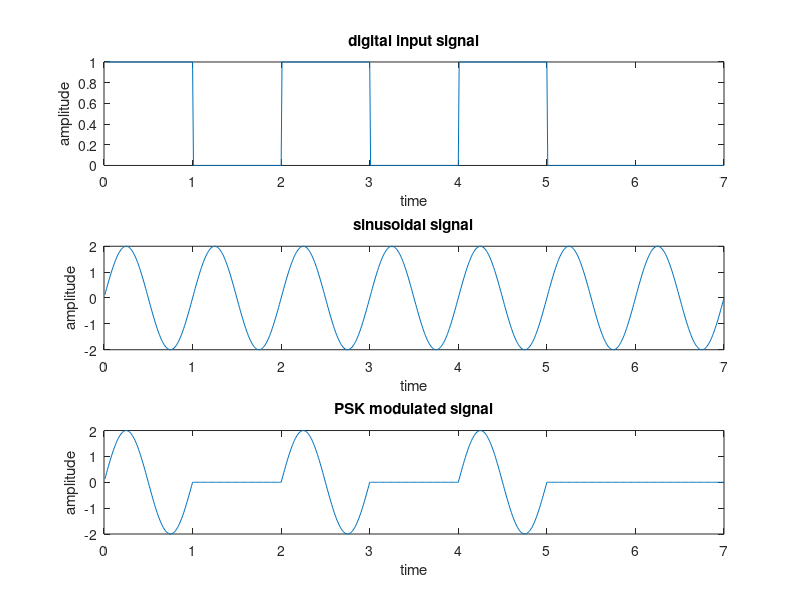
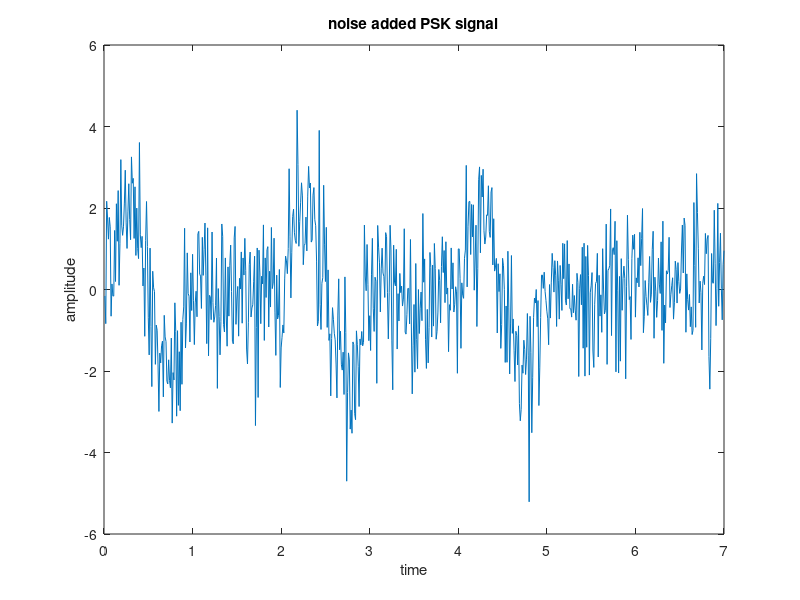
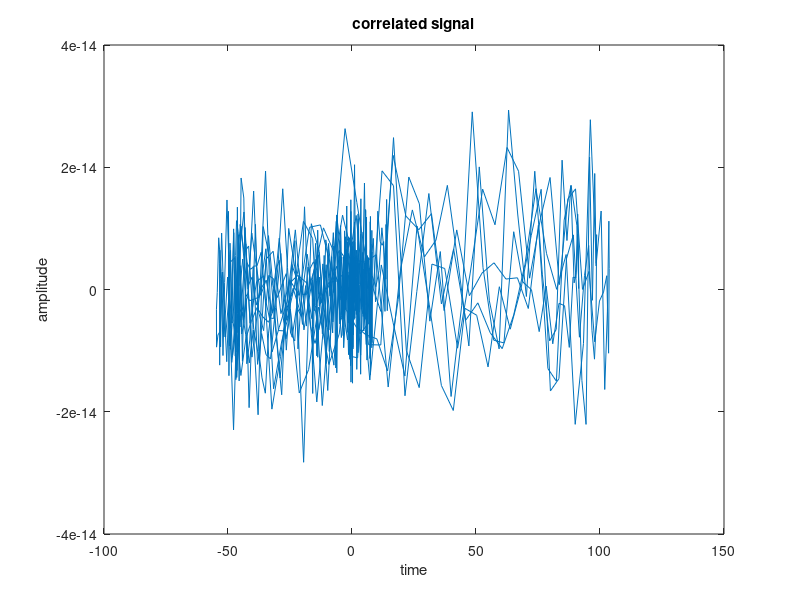
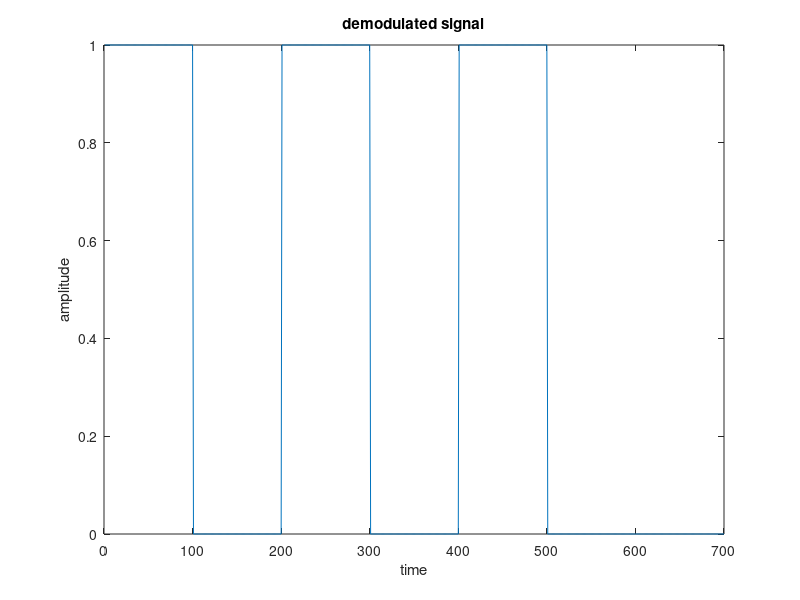

These charts were generated, in order, by the following MATLAB code:
clc;
clear all;
close all;
x=[1 0 1 0 1 0 0];
N=length(x);
t=0.01:0.01:N;
c=2*sin(2*pi*t);
for i=1:1:N
m((i-1)*100+1:i*100)=x(i);
end
y=c.*m;
subplot(3,1,1);
plot(t,m);
xlabel('time');
ylabel('amplitude');
title('digital input signal');
subplot(3,1,2);
plot(t,c);
xlabel('time');
ylabel('amplitude');
title('sinusoidal signal');
subplot(3,1,3);
plot(t,y);
xlabel('time');
ylabel('amplitude');
title('PSK modulated signal');
r=randn(1,length(y));
k=y+r;
figure;
plot(t,k);
xlabel('time');
ylabel('amplitude');
title('noise added PSK signal');
t1=0:0.01:.99;
r1=sin(2*pi*t1);
r2=fliplr(r1);
l=length(k)+length(r2)-1;
d1=fft(k,l);
d2=fft(r2,l);
d=d1.*d2;
p=ifft(d,l);
figure;
plot(p);
xlabel('time');
ylabel('amplitude');
title('correlated signal');
for j=1:length(x)
q(j)=p(100*j);
if q(j)>15
m1(j)=1;
else
m1(j)=0;
end
end
for i=1:1:N
s((i-1)*100+1:i*100)=m1(i);
end
figure;
plot(s);
xlabel('time');
ylabel('amplitude');
title('demodulated signal');